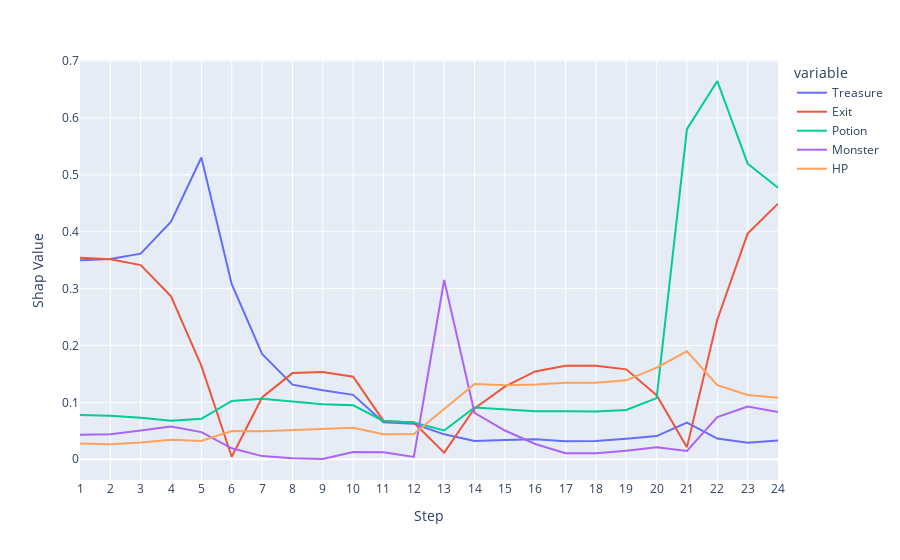

The code cell stored with this chart in its notebook:
### Code cell
df_shapley, pred_explain, internal, timing,df = group_shap_single_exp(base_config,approach='empirical',group= object_group)
print(df['action'].unique())
#TODO look how to exclude non column
df_shapley.drop(columns = 'none',inplace=True)
fig =px.line(data_frame=df_shapley.abs(),x= df_shapley.index ,y = df_shapley.columns).update_layout(xaxis_title="Step", yaxis_title="Shap Value")
fig.show()

### Figure 1 — Plotly figure (JSON) as saved in the notebook; plotly's stock layout.template omitted (floating-point values rounded to 4 significant figures)
{"data": [{"hovertemplate": "variable=Treasure<br>index=%{x}<br>value=%{y}<extra></extra>", "legendgroup": "Treasure", "line": {"color": "#636efa", "dash": "solid"}, "marker": {"symbol": "circle"}, "mode": "lines", "name": "Treasure", "orientation": "v", "showlegend": true, "type": "scatter", "x": ["1", "2", "3", "4", "5", "6", "7", "8", "9", "10", "11", "12", "13", "14", "15", "16", "17", "18", "19", "20", "21", "22", "23", "24"], "xaxis": "x", "y": [0.3499, 0.352, 0.3615, 0.4178, 0.5306, 0.3079, 0.1852, 0.1311, 0.1212, 0.1131, 0.06497, 0.0622, 0.04374, 0.03216, 0.03397, 0.03508, 0.03174, 0.03189, 0.03605, 0.04073, 0.0645, 0.03641, 0.02907, 0.03304], "yaxis": "y"}, {"hovertemplate": "variable=Exit<br>index=%{x}<br>value=%{y}<extra></extra>", "legendgroup": "Exit", "line": {"color": "#EF553B", "dash": "solid"}, "marker": {"symbol": "circle"}, "mode": "lines", "name": "Exit", "orientation": "v", "showlegend": true, "type": "scatter", "x": ["1", "2", "3", "4", "5", "6", "7", "8", "9", "10", "11", "12", "13", "14", "15", "16", "17", "18", "19", "20", "21", "22", "23", "24"], "xaxis": "x", "y": [0.3542, 0.3517, 0.3413, 0.2865, 0.164, 0.004395, 0.1086, 0.1514, 0.1535, 0.145, 0.0673, 0.06454, 0.01152, 0.08922, 0.1275, 0.1544, 0.1642, 0.1644, 0.158, 0.1127, 0.02124, 0.2452, 0.3967, 0.4494], "yaxis": "y"}, {"hovertemplate": "variable=Potion<br>index=%{x}<br>value=%{y}<extra></extra>", "legendgroup": "Potion", "line": {"color": "#00cc96", "dash": "solid"}, "marker": {"symbol": "circle"}, "mode": "lines", "name": "Potion", "orientation": "v", "showlegend": true, "type": "scatter", "x": ["1", "2", "3", "4", "5", "6", "7", "8", "9", "10", "11", "12", "13", "14", "15", "16", "17", "18", "19", "20", "21", "22", "23", "24"], "xaxis": "x", "y": [0.07791, 0.07624, 0.07301, 0.06776, 0.07106, 0.1024, 0.1062, 0.1011, 0.0965, 0.09475, 0.0673, 0.06454, 0.05061, 0.09089, 0.08769, 0.0844, 0.08451, 0.08398, 0.08647, 0.1075, 0.5805, 0.6651, 0.5197, 0.4774], "yaxis": "y"}, {"hovertemplate": "variable=Monster<br>index=%{x}<br>value=%{y}<extra></extra>", "legendgroup": "Monster", "line": {"color": "#ab63fa", "dash": "solid"}, "marker": {"symbol": "circle"}, "mode": "lines", "name": "Monster", "orientation": "v", "showlegend": true, "type": "scatter", "x": ["1", "2", "3", "4", "5", "6", "7", "8", "9", "10", "11", "12", "13", "14", "15", "16", "17", "18", "19", "20", "21", "22", "23", "24"], "xaxis": "x", "y": [0.04301, 0.04388, 0.05068, 0.05736, 0.04766, 0.01914, 0.005461, 0.001473, 0.0003708, 0.01257, 0.01219, 0.004081, 0.3151, 0.08161, 0.05046, 0.0268, 0.01047, 0.0107, 0.01472, 0.02121, 0.0144, 0.07408, 0.09254, 0.08315], "yaxis": "y"}, {"hovertemplate": "variable=HP<br>index=%{x}<br>value=%{y}<extra></extra>", "legendgroup": "HP", "line": {"color": "#FFA15A", "dash": "solid"}, "marker": {"symbol": "circle"}, "mode": "lines", "name": "HP", "orientation": "v", "showlegend": true, "type": "scatter", "x": ["1", "2", "3", "4", "5", "6", "7", "8", "9", "10", "11", "12", "13", "14", "15", "16", "17", "18", "19", "20", "21", "22", "23", "24"], "xaxis": "x", "y": [0.02752, 0.02638, 0.02944, 0.03429, 0.03221, 0.04942, 0.04925, 0.0514, 0.05271, 0.05541, 0.04398, 0.04416, 0.08845, 0.1323, 0.1302, 0.1313, 0.1344, 0.1347, 0.1387, 0.1611, 0.1898, 0.1302, 0.113, 0.108], "yaxis": "y"}], "layout": {"legend": {"title": {"text": "variable"}, "tracegroupgap": 0}, "margin": {"t": 60}, "xaxis": {"anchor": "y", "domain": [0, 1], "title": {"text": "Step"}}, "yaxis": {"anchor": "x", "domain": [0, 1], "title": {"text": "Shap Value"}}}}
